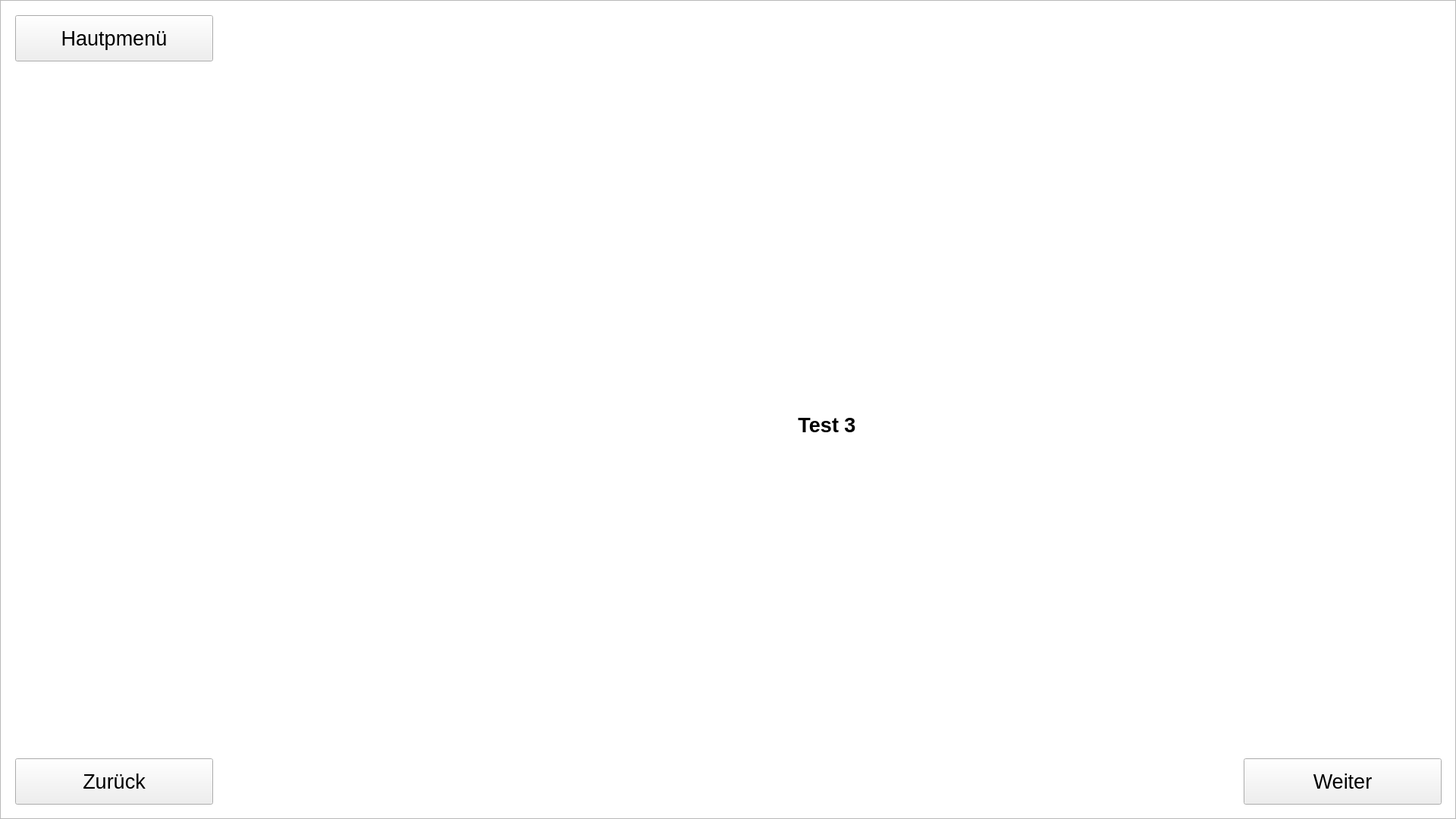
<?xml version="1.0" encoding="UTF-8"?>
<ui version="4.0">
 <class>Frame</class>
 <widget class="QFrame" name="Frame">
  <property name="geometry">
   <rect>
    <x>0</x>
    <y>0</y>
    <width>1920</width>
    <height>1080</height>
   </rect>
  </property>
  <property name="windowTitle">
   <string>Frame</string>
  </property>
  <widget class="QGraphicsView" name="background">
   <property name="geometry">
    <rect>
     <x>0</x>
     <y>0</y>
     <width>1920</width>
     <height>1080</height>
    </rect>
   </property>
   <property name="styleSheet">
    <string notr="true">QGraphicsView {
        border-image: url(:/background/background.png) 0 0 0 0 stretch stretch;
    }</string>
   </property>
   <property name="interactive">
    <bool>true</bool>
   </property>
   <property name="renderHints">
    <set>QPainter::TextAntialiasing</set>
   </property>
   <property name="resizeAnchor">
    <enum>QGraphicsView::AnchorViewCenter</enum>
   </property>
   <property name="background" stdset="0">
    <pixmap/>
   </property>
  </widget>
  <widget class="QPushButton" name="previous_page">
   <property name="geometry">
    <rect>
     <x>20</x>
     <y>1000</y>
     <width>261</width>
     <height>61</height>
    </rect>
   </property>
   <property name="font">
    <font>
     <pointsize>20</pointsize>
    </font>
   </property>
   <property name="text">
    <string>Zurück</string>
   </property>
  </widget>
  <widget class="QPushButton" name="main_page">
   <property name="geometry">
    <rect>
     <x>20</x>
     <y>20</y>
     <width>261</width>
     <height>61</height>
    </rect>
   </property>
   <property name="font">
    <font>
     <pointsize>20</pointsize>
    </font>
   </property>
   <property name="text">
    <string>Hautpmenü</string>
   </property>
  </widget>
  <widget class="QPushButton" name="next_page">
   <property name="geometry">
    <rect>
     <x>1640</x>
     <y>1000</y>
     <width>261</width>
     <height>61</height>
    </rect>
   </property>
   <property name="font">
    <font>
     <pointsize>20</pointsize>
    </font>
   </property>
   <property name="text">
    <string>Weiter</string>
   </property>
   <property name="checkable">
    <bool>false</bool>
   </property>
  </widget>
  <widget class="QGroupBox" name="bubble_container">
   <property name="geometry">
    <rect>
     <x>670</x>
     <y>330</y>
     <width>1211</width>
     <height>661</height>
    </rect>
   </property>
   <property name="font">
    <font/>
   </property>
   <property name="styleSheet">
    <string notr="true">QGroupBox {border: none; border-radius: 0px; }</string>
   </property>
   <property name="title">
    <string/>
   </property>
   <property name="flat">
    <bool>false</bool>
   </property>
   <widget class="QGraphicsView" name="speech_bubble">
    <property name="geometry">
     <rect>
      <x>20</x>
      <y>110</y>
      <width>1001</width>
      <height>451</height>
     </rect>
    </property>
    <property name="autoFillBackground">
     <bool>false</bool>
    </property>
    <property name="styleSheet">
     <string notr="true">QGraphicsView {
        border-image: url(:/speech_bubble/speech_bubble.png) 0 0 0 0 stretch stretch;
    }</string>
    </property>
    <property name="frameShape">
     <enum>QFrame::NoFrame</enum>
    </property>
    <property name="sizeAdjustPolicy">
     <enum>QAbstractScrollArea::AdjustToContents</enum>
    </property>
    <property name="interactive">
     <bool>false</bool>
    </property>
    <property name="renderHints">
     <set>QPainter::Antialiasing</set>
    </property>
    <property name="resizeAnchor">
     <enum>QGraphicsView::AnchorViewCenter</enum>
    </property>
   </widget>
   <widget class="QLabel" name="text">
    <property name="geometry">
     <rect>
      <x>120</x>
      <y>90</y>
      <width>601</width>
      <height>281</height>
     </rect>
    </property>
    <property name="palette">
     <palette>
      <active>
       <colorrole role="WindowText">
        <brush brushstyle="SolidPattern">
         <color alpha="255">
          <red>0</red>
          <green>0</green>
          <blue>0</blue>
         </color>
        </brush>
       </colorrole>
      </active>
      <inactive>
       <colorrole role="WindowText">
        <brush brushstyle="SolidPattern">
         <color alpha="255">
          <red>0</red>
          <green>0</green>
          <blue>0</blue>
         </color>
        </brush>
       </colorrole>
      </inactive>
      <disabled>
       <colorrole role="WindowText">
        <brush brushstyle="SolidPattern">
         <color alpha="255">
          <red>128</red>
          <green>128</green>
          <blue>128</blue>
         </color>
        </brush>
       </colorrole>
      </disabled>
     </palette>
    </property>
    <property name="font">
     <font>
      <pointsize>20</pointsize>
      <weight>75</weight>
      <bold>true</bold>
     </font>
    </property>
    <property name="text">
     <string>Test 3</string>
    </property>
    <property name="textFormat">
     <enum>Qt::PlainText</enum>
    </property>
    <property name="alignment">
     <set>Qt::AlignCenter</set>
    </property>
    <property name="wordWrap">
     <bool>true</bool>
    </property>
   </widget>
  </widget>
 </widget>
 <resources>
  <include location="raw/speech_bubble.qrc"/>
  <include location="raw/background.qrc"/>
 </resources>
 <connections/>
</ui>
